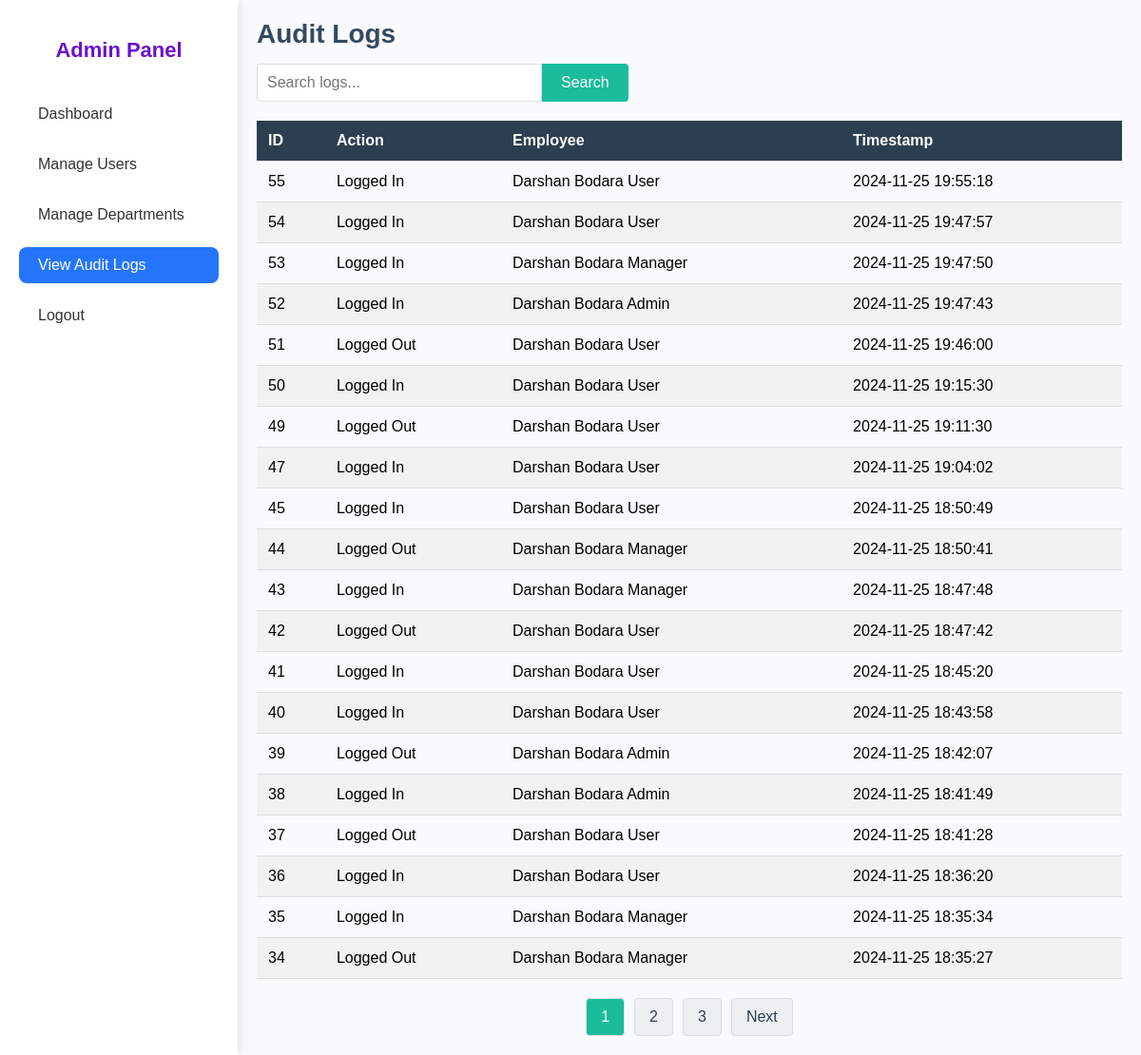
The page /audit_logs.php (signed in) on the database its author committed.
### tables this page shows
CREATE TABLE `audit_log` (
  `log_id` int(11) NOT NULL,
  `action` varchar(255) NOT NULL,
  `employee_id` int(11) DEFAULT NULL,
  `performed_by` int(11) DEFAULT NULL,
  `ip_address` varchar(50) DEFAULT NULL,
  `timestamp` timestamp NOT NULL DEFAULT current_timestamp()
);

### audit_logs.php (the view, shortened to what this page needs)
<?php
require_once 'db_connection.php';
$itemsPerPage = 20;
$page = isset($_GET['page']) ? max(1, (int)$_GET['page']) : 1;
$offset = ($page - 1) * $itemsPerPage;
$search = isset($_GET['search']) ? $conn->real_escape_string(trim($_GET['search'])) : '';
$auditLogsQuery = "
    SELECT
        al.log_id,
        al.action,
        CONCAT(COALESCE(e.first_name, ''), ' ', COALESCE(e.last_name, '')) AS employee_name,
        al.timestamp
    FROM audit_log al
    LEFT JOIN employee e ON al.employee_id = e.employee_id
    WHERE al.action LIKE ?
       OR CONCAT(COALESCE(e.first_name, ''), ' ', COALESCE(e.last_name, '')) LIKE ?
    ORDER BY al.timestamp DESC
    LIMIT ? OFFSET ?";
$stmt = $conn->prepare($auditLogsQuery);
$searchParam = "%$search%";
$stmt->bind_param("ssii", $searchParam, $searchParam, $itemsPerPage, $offset);
$stmt->execute();
$auditLogsResult = $stmt->get_result();
$totalLogsQuery = "
    SELECT COUNT(*) AS total
    FROM audit_log al
    LEFT JOIN employee e ON al.employee_id = e.employee_id
    WHERE al.action LIKE ?
       OR CONCAT(COALESCE(e.first_name, ''), ' ', COALESCE(e.last_name, '')) LIKE ?";
$stmtTotal = $conn->prepare($totalLogsQuery);
$stmtTotal->bind_param("ss", $searchParam, $searchParam);
$stmtTotal->execute();
$totalLogsResult = $stmtTotal->get_result();
$totalLogs = $totalLogsResult->fetch_assoc()['total'];
$totalPages = ceil($totalLogs / $itemsPerPage);
?>
<!DOCTYPE html>
<html lang="en">
<head>
    <link rel="stylesheet" href="styles/sidebar.css">
    <link rel="stylesheet" href="styles/manage_users.css">
</head>
<body>
    <div class="container">
        <aside class="sidebar">
            <h2>Admin Panel</h2>
            <ul>
                <li><a href="admin_dashboard.php">Dashboard</a></li>
                <li><a href="manage_users.php">Manage Users</a></li>
                <li><a href="manage_departments.php">Manage Departments</a></li>
                <li><a href="audit_logs.php" class="active">View Audit Logs</a></li>
                <li><a href="logout.php">Logout</a></li>
            </ul>
        </aside>
        <main class="main-content">
            <header>
                <h1>Audit Logs</h1>
                <form method="GET" class="search-form">
                    <input type="text" name="search" value="<?php echo htmlspecialchars($search); ?>" placeholder="Search logs...">
                    <button type="submit" class="btn">Search</button>
                </form>
            </header>
            <section>
                <table>
                    <thead>
                        <tr>
                            <th>ID</th>
                            <th>Action</th>
                            <th>Employee</th>
                            <th>Timestamp</th>
                        </tr>
                    </thead>
                    <tbody>
                        <?php if ($auditLogsResult->num_rows > 0): ?>
                            <?php while ($row = $auditLogsResult->fetch_assoc()): ?>
                                <tr>
                                    <td><?php echo htmlspecialchars($row['log_id']); ?></td>
                                    <td><?php echo htmlspecialchars($row['action']); ?></td>
                                    <td><?php echo htmlspecialchars($row['employee_name'] ?: 'System'); ?></td>
                                    <td><?php echo htmlspecialchars($row['timestamp']); ?></td>
                                </tr>
                            <?php endwhile; ?>
                        <?php else: ?>
                            <tr>
                                <td colspan="4">No logs found.</td>
                            </tr>
                        <?php endif; ?>
                    </tbody>
                </table>
                <div class="pagination">
                    <?php for ($i = 1; $i <= $totalPages; $i++): ?>
                        <a href="?page=<?php echo $i; ?>&search=<?php echo urlencode($search); ?>"
                           class="<?php echo $i == $page ? 'active' : ''; ?>">
                            <?php echo $i; ?>
                        </a>
                    <?php endfor; ?>
                    <?php if ($page < $totalPages): ?>
                        <a href="?page=<?php echo ($page + 1); ?>&search=<?php echo urlencode($search); ?>">Next</a>
                    <?php endif; ?>
                </div>
            </section>
        </main>
    </div>
</body>
</html>

### styles/sidebar.css (style rules this page uses)
.sidebar { background: #fff; width: 250px; min-height: 100vh; display: flex; flex-direction: column; box-shadow: 2px 0 10px rgba(0, 0, 0, 0.1); z-index: 1000; padding: 20px; position: relative; }
.sidebar h2 { font-size: 22px; color: #6a11cb; text-align: center; margin: 20px 0; font-weight: bold; }
.sidebar ul { list-style: none; padding: 0; }
.sidebar ul li { margin: 15px 0; }
.sidebar ul li a { text-decoration: none; color: #333; font-size: 16px; padding: 10px 20px; display: block; border-radius: 8px; transition: all 0.3s; font-weight: 500; }
.sidebar ul li a.active { background-color: #2575fc; color: #fff; }

### styles/manage_users.css (style rules this page uses)
* { margin: 0; padding: 0; box-sizing: border-box; }
body { font-family: 'Arial', sans-serif; background-color: #f9fafc; display: flex; height: 100vh; }
.container { display: flex; flex-direction: row; width: 100%; height: 100%; }
.main-content { flex: 1; padding: 20px; overflow-x: auto; }
header { margin-bottom: 20px; }
header h1 { font-size: 28px; color: #34495e; }
table { width: 100%; border-collapse: collapse; margin-top: 20px; }
table th, table td { padding: 12px; text-align: left; border-bottom: 1px solid #ddd; }
table th { background-color: #2c3e50; color: white; }
table tr:nth-child(even) { background-color: #f2f2f2; }
.btn { text-decoration: none; padding: 5px 10px; border-radius: 5px; color: white; background-color: #2872f5; font-size: 14px; transition: background-color 0.3s; }
.pagination { margin-top: 20px; display: flex; justify-content: center; gap: 10px; }
.pagination a { text-decoration: none; padding: 10px 15px; border-radius: 4px; background-color: #ecf0f1; color: #2c3e50; border: 1px solid #ddd; transition: all 0.3s; }
.pagination a.active { background-color: #1abc9c; color: white; pointer-events: none; }
header .search-form { display: flex; justify-content: flex-start; margin: 15px 0; }
header .search-form input { padding: 10px; font-size: 16px; border: 1px solid #ddd; border-radius: 4px 0 0 4px; width: 300px; }
header .search-form button { padding: 10px 20px; font-size: 16px; border: none; background-color: #1abc9c; color: white; border-radius: 0 4px 4px 0; cursor: pointer; transition: background-color 0.3s; }

### rows shown on the page
audit_log: log_id "55", action "Logged In", employee_name "Darshan Bodara User", timestamp "2024-11-25 19:55:18"
audit_log: log_id "54", action "Logged In", employee_name "Darshan Bodara User", timestamp "2024-11-25 19:47:57"
audit_log: log_id "53", action "Logged In", employee_name "Darshan Bodara Manager", timestamp "2024-11-25 19:47:50"
audit_log: log_id "52", action "Logged In", employee_name "Darshan Bodara Admin", timestamp "2024-11-25 19:47:43"
audit_log: log_id "51", action "Logged Out", employee_name "Darshan Bodara User", timestamp "2024-11-25 19:46:00"
audit_log: log_id "50", action "Logged In", employee_name "Darshan Bodara User", timestamp "2024-11-25 19:15:30"
audit_log: log_id "49", action "Logged Out", employee_name "Darshan Bodara User", timestamp "2024-11-25 19:11:30"
audit_log: log_id "47", action "Logged In", employee_name "Darshan Bodara User", timestamp "2024-11-25 19:04:02"
audit_log: log_id "45", action "Logged In", employee_name "Darshan Bodara User", timestamp "2024-11-25 18:50:49"
audit_log: log_id "44", action "Logged Out", employee_name "Darshan Bodara Manager", timestamp "2024-11-25 18:50:41"
audit_log: log_id "43", action "Logged In", employee_name "Darshan Bodara Manager", timestamp "2024-11-25 18:47:48"
audit_log: log_id "42", action "Logged Out", employee_name "Darshan Bodara User", timestamp "2024-11-25 18:47:42"
audit_log: log_id "41", action "Logged In", employee_name "Darshan Bodara User", timestamp "2024-11-25 18:45:20"
audit_log: log_id "40", action "Logged In", employee_name "Darshan Bodara User", timestamp "2024-11-25 18:43:58"
audit_log: log_id "39", action "Logged Out", employee_name "Darshan Bodara Admin", timestamp "2024-11-25 18:42:07"
audit_log: log_id "38", action "Logged In", employee_name "Darshan Bodara Admin", timestamp "2024-11-25 18:41:49"
audit_log: log_id "37", action "Logged Out", employee_name "Darshan Bodara User", timestamp "2024-11-25 18:41:28"
audit_log: log_id "36", action "Logged In", employee_name "Darshan Bodara User", timestamp "2024-11-25 18:36:20"
audit_log: log_id "35", action "Logged In", employee_name "Darshan Bodara Manager", timestamp "2024-11-25 18:35:34"
audit_log: log_id "34", action "Logged Out", employee_name "Darshan Bodara Manager", timestamp "2024-11-25 18:35:27"
